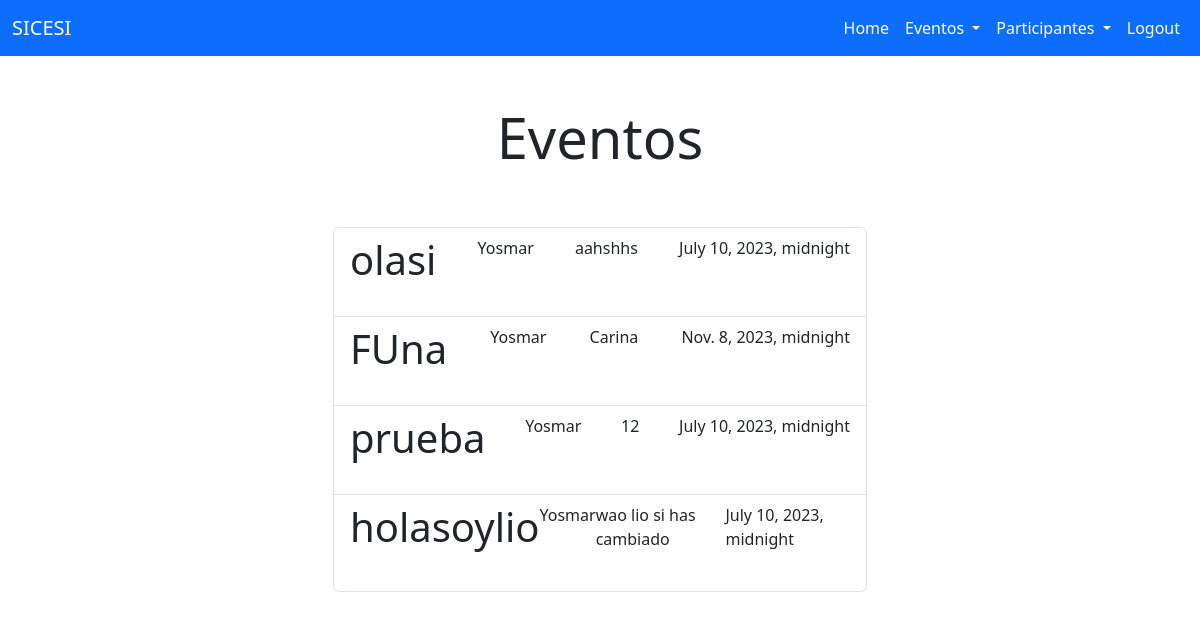
/eventos/ (signed in), run on an earlier commit of the app's database.
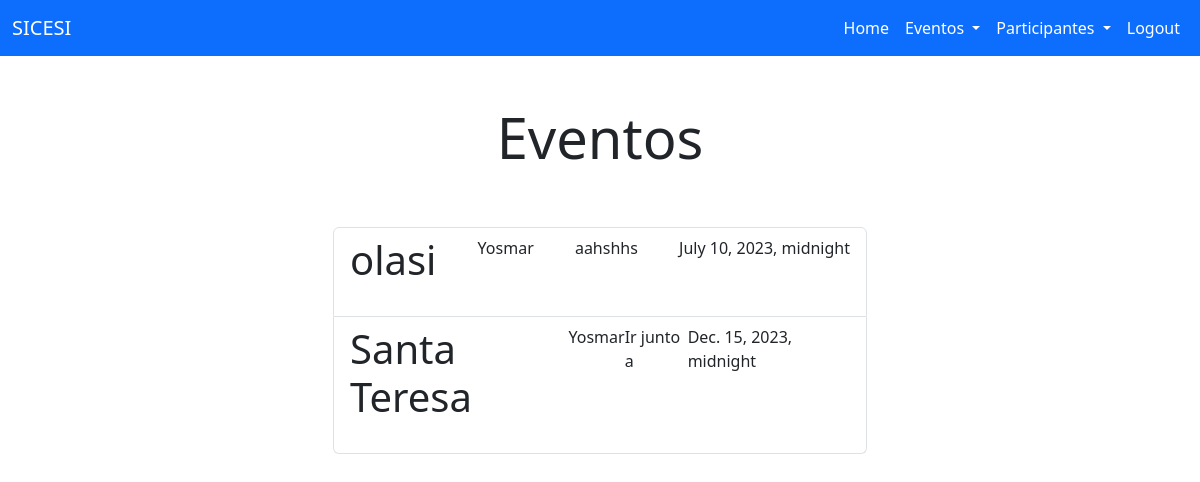
And on a later commit of the database.
### eventos/models.py (models this page shows, shortened)
class T_Eventos(models.Model):
    titulo = models.CharField (max_length=100)
    contenido = models.TextField(blank=True)
    fecha_evento = models.DateTimeField(default=None, blank=True)
    fecha_creacion = models.DateTimeField(auto_now_add=True)
    fecha_culminado = models.DateTimeField(null=True)
    user = models.ForeignKey(User, on_delete=models.CASCADE)

### eventos/views.py (the view)
# urls.py: path('', include('eventos.urls')),
@login_required
def eventos(request):
    eventos = T_Eventos.objects.filter(user=request.user, fecha_culminado__isnull=True)
    if request.method == 'GET':
        return render(request, 'main/eventos.html', {'eventos': eventos})

### eventos/templates/main/eventos.html (shortened to what this page needs)
{% extends 'main/base.html' %}
{% block content %}
<main class="container">
    <div class="row">
        <div class="col-md-6 offset-md-3">
            <h1 class="text-center display-4 py-5">Eventos</h1>
            <ul class="list-group">
                {% for evento in eventos %}
                <a class="list-group-item" href="{% url 'evento_detail' evento.id %}">
                    <header class="d-flex justify-content-between">
                        <h1 >{{evento.titulo}}</h1>
                        <p>{{evento.user}}</p>
                        <p>{{evento.contenido}}</p>
                        <p>{{evento.fecha_evento}}</p>
                    </header>
                </a>
                {% endfor %}
            </ul>
        </div>
    </div>
</main>
{% endblock %}

What changed in the data, as far as the page shows it:
removed T_Eventos: titulo "FUna", user "Yosmar", contenido "Carina", fecha_evento "Nov. 8, 2023, midnight"
no longer on this page (row edited): T_Eventos: titulo "prueba", user "Yosmar", contenido "12", fecha_evento "July 10, 2023, midnight"
no longer on this page (row edited): T_Eventos: titulo "holasoylio", user "Yosmar", contenido "wao lio si has cambiado", fecha_evento "July 10, 2023, midnight"
added T_Eventos: titulo "Santa Teresa", user "Yosmar", contenido "Ir junto a", fecha_evento "Dec. 15, 2023, midnight"
